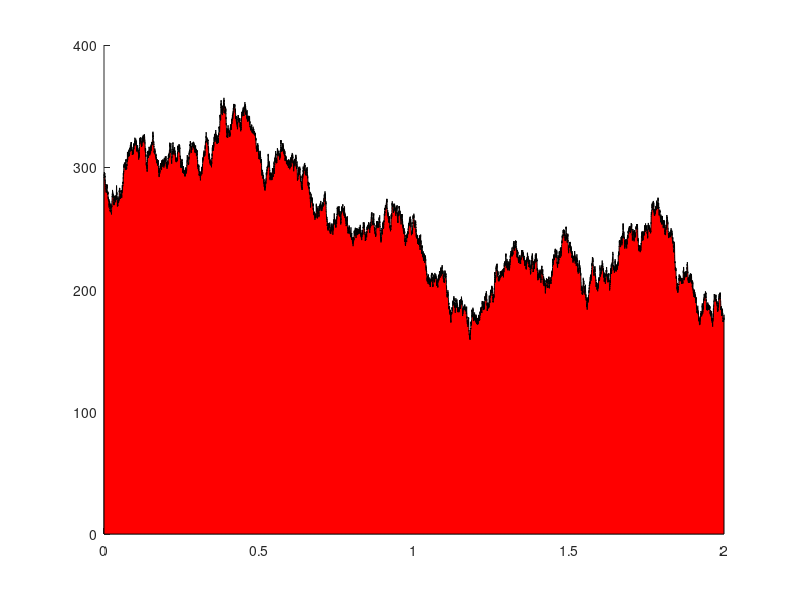

The MATLAB script that drew this image: (Note: this script raises an error after producing the figure.)
%% Overall Test for Monte Carlo Initialization
    clear all; close all; clc;


%% FLAGS
    FLAG.UseSingleMeasurement = 1;
        FLAG.MeasurementToUse = 3;
    
% Plots
    FLAG.PLOT.ANY         = 1;
    FLAG.PLOT.InputSignal = 0;
    FLAG.PLOT.NoisyPlant  = 0;
    FLAG.PLOT.AsyEst      = 1;
    FLAG.PLOT.VarEst      = 1;


%% Parameters
    % omega       = 2*pi/(3600*24); % GeoSynchronous
    R_0         = 1e-1; % Measurement Noise
    Q_0         = 1e0; % Process Noise
    Ts          = 1e-4;    % Sampling Rate
    Tswitch     = 10;   % Switching Time on PRBS
    PRBS_Amp    = 1;    % Amplitude of the PRBS signal
    IC_multiple = 1.2;    % What to multiply P_infty by for the initial P_k|k-1


%% ROM
%%%%%%%%%%%%%% Spacecraft, unstable in DT
    % A = [0          1         0  0
    %      3*omega^2  0         0  2*omega
    %      0          0         0  1
    %      0          -2*omega  0  0];
    % B = [0 0 
    %      1 0
    %      0 0 
    %      0 1];
    % 
    % C = [1 0 0 0
    %      0 0 1 0];
    % 
    % [N_outputs , N_states] = size(C);
    % [~         , N_inputs] = size(B);
    % 
    % D = zeros(N_outputs,N_inputs);

%%%%%%%%%%%%%% Problem 7.34, Unstable
    % A = [-2  1
    %       1  0];
    % B = [1
    %      0];
    % 
    % C = [1 2
    %      1 0
    %      0 1];
    % 
    % [N_outputs , N_states] = size(C);
    % [~         , N_inputs] = size(B);
    % 
    % D = zeros(N_outputs,N_inputs);

%%%%%%%%%%%%%% Problem 7.49, Unstable
    A = [-0.4    0  -0.01
            1    0      0
         -1.4  9.8  -0.02];
    B = [6.3
           0
         9.8];

    % C = [0 0 1];
    C = eye(3);

    [N_outputs , N_states] = size(C);
    [~         , N_inputs] = size(B);

    D = zeros(N_outputs,N_inputs);


%% Get Input Vector
    time = 0:Ts:2;
    N_time_steps = length(time);
    u_k = zeros(N_inputs , N_time_steps);

% Plot Time 
    if FLAG.PLOT.ANY && FLAG.PLOT.InputSignal
        figure
        plot(time,u_k,'LineWidth',2)
        xlabel('Time')
        ylabel('Input Thrust')
        title('Input Signal')
    end


%% Get DT ROM
    sys   = ss(A,B,C,D);
    sysDT = c2d(sys,Ts);

    % eigVal = eig(sysDT.A)


%% Initialize Q and R
% Process Noise
    Q = Q_0 * eye(N_states);
    
% Measurement Noise
    if FLAG.UseSingleMeasurement
        N_meas_outputs = 1;
        meas_vec = [FLAG.MeasurementToUse];
    else
        N_meas_outputs = N_outputs;
        meas_vec = (1:N_outputs)';
    end
    R = R_0 * eye(N_meas_outputs);
    
% Split the measured matrix
    C_meas = sysDT.C(meas_vec,:);


%% Get P_infty
    % [P_infty  ,~,~] =  dare(sysDT.A', sysDT.C', Q, R);
    % K_infty = P_infty*sysDT.C'*inv(sysDT.C*P_infty*sysDT.C' + R);
    [P_infty ,~,~] =  dare(sysDT.A', C_meas', Q, R);
    K_infty         = P_infty * C_meas' * inv(C_meas * P_infty * C_meas' + R);


%% Simulate Plant
% Noise vectors
    w_k = mvnrnd(zeros(1,N_states)       , Q , N_time_steps);   w_k = w_k';
    v_k = mvnrnd(zeros(1,N_meas_outputs) , R , N_time_steps);   v_k = v_k';

    % covar_p = data2Covar(w_k)
    % covar_m = data2Covar(v_k)
    % mean(w_k,2)
    % mean(v_k,2)

% Initialize Simulation Variables
    x_plant = nan(N_states , N_time_steps);
    x_plant(:,1) = zeros(N_states , 1);

% Simulate Plant
    for i = 1:N_time_steps-1
        x_plant(:,i+1) = sysDT.A * x_plant(:,i) + sysDT.B * u_k(:,i) + w_k(:,i);
    end

    y_plant      = sysDT.C * x_plant;
    y_plant_meas = y_plant(meas_vec,:) + v_k;

% Plot Outputs
    if FLAG.PLOT.ANY && FLAG.PLOT.NoisyPlant
        figure
        hold on
        for i = 1:N_meas_outputs
            plot(time,y_plant_meas(i,:),'LineWidth',2)
        end
        xlabel('Time (s)')
        ylabel('Output')
        title('Noisy Plant Results')
    end


%% Initialize Estimation
% Split the measured matrix
    C_meas = sysDT.C(meas_vec,:);

% Get inflated state error covariance
    P_0 = P_infty*IC_multiple;

% Get states initial distribution
    % rng('default')  % For reproducibility
    n = 1000;    
    x_distribution = mvnrnd( zeros(1,N_states) , P_0 , n ); 
    x_distribution = x_distribution'; 

% Choose a random state vector as x_IC
    idx_IC = randi(n,1,1);
    x_IC   = x_distribution(:,idx_IC);


%% Run Asymptotic Estimation
   x_asy     = zeros(N_states      ,N_time_steps);   % Estimator States
   x_asy_pre = zeros(N_states      ,N_time_steps);   % Estimator States predict phase
   y_tilde_k = zeros(N_meas_outputs,N_time_steps);   % Estimation Error 

   x_asy(:,1)     = x_IC;
   x_asy_pre(:,1) = x_IC;

   for i = 2:N_time_steps
        % Predict Phase
            x_asy_pre(:,i) = sysDT.A * x_asy(:,i-1) + sysDT.B * u_k(:,i-1);
    
        % Update (Correction) Phase
            y_tilde_k(:,i) = y_plant_meas(:,i) - ( C_meas  * x_asy_pre(:,i) );
            x_asy(:,i)     = x_asy_pre(:,i) + K_infty * y_tilde_k(:,i);
   end
   y_est_asy_pre = sysDT.C * x_asy_pre;
   y_est_asy     = sysDT.C * x_asy;


%% Run Variable Estimation
% Initialize
    x_var     = zeros(N_states                       ,N_time_steps); % Estimator States
    x_var_pre = zeros(N_states                       ,N_time_steps); % Estimator States predict phase
    y_tilde_k = zeros(N_meas_outputs                 ,N_time_steps); % Estimation Error
    S_k       = zeros(N_meas_outputs ,N_meas_outputs ,N_time_steps); % Error Covariance
    K_k       = zeros(N_states       ,N_meas_outputs ,N_time_steps); % Kalman Gains
    P_k       = zeros(N_states       ,N_states       ,N_time_steps); % Error Covariance
    P_k_pre   = zeros(N_states       ,N_states       ,N_time_steps); % Error Covariance predict phase
    
    P_k(:,:,1)     = P_0;
    P_k_pre(:,:,1) = P_0; 
    
    x_var(:,1)     = x_IC;
    x_var_pre(:,1) = x_IC;
    
% Run Estimation
    for i = 2:N_time_steps
    % Predict Phase
        x_var_pre(:,i) = sysDT.A * x_var(:,i-1)  +  sysDT.B * u_k(:,i-1);
        P_k_pre(:,:,i) = sysDT.A * P_k(:,:,i-1) * sysDT.A'  +  Q;
    
    % Update (Correction) Phase
        y_tilde_k(:,i) = y_plant_meas(:,i) - C_meas * x_var_pre(:,i);
        S_k(:,:,i)     = C_meas * P_k_pre(:,:,i) * C_meas' + R;
        K_k(:,:,i)     = P_k_pre(:,:,i) * C_meas' * inv(S_k(:,:,i));
        x_var(:,i)     = x_var_pre(:,i) + K_k(:,:,i) * y_tilde_k(:,i);
        P_k(:,:,i)     = (eye(N_states) - K_k(:,:,i) * C_meas) * P_k_pre(:,:,i);
    end
    y_est_var_pre = sysDT.C * x_var_pre;
    y_est_var     = sysDT.C * x_var;

    disp('Final P_k')
    % disp(num2str(P_k(:,:,end)))
    disp(num2str(P_k_pre(:,:,end)))
    disp(newline)
    disp('P_infty')
    disp(num2str(P_infty))

    disp(newline)
    disp('Final Post Meas P_k')
    disp(num2str(P_k(:,:,end)))
    disp(newline)
    disp('Post P_infty')
    P_infty_post = (eye(N_states) - K_infty * C_meas) * P_infty;
    disp(num2str(P_infty_post))


%% Perform Error Calculations
    error_abs_states_asy = abs(x_asy - x_plant);
    error_abs_states_var = abs(x_var - x_plant);
    
    error_abs_outputs_asy = abs(y_est_asy - y_plant);
    error_abs_outputs_var = abs(y_est_var - y_plant);

    error_states_asy = x_asy - x_plant;
    error_states_var = x_var - x_plant;
    
    error_outputs_asy = y_est_asy - y_plant;
    error_outputs_var = y_est_var - y_plant;

    start_idx = floor(N_time_steps*7/8);

    % covar_es_asy = data2Covar(error_states_asy(:,start_idx:end))
    % covar_es_var = data2Covar(error_states_var(:,start_idx:end))  
    % 
    % covar_eo_asy = data2Covar(error_outputs_asy(:,start_idx:end))
    % covar_eo_var = data2Covar(error_outputs_var(:,start_idx:end))

    for i = 1:N_time_steps
        for j = 1:N_states
            std_var(j,i) = P_k(j,j,i)^0.5;
        end
    end

    xconf      = [time               flip(time)];
    % yconf_1sig = [x_plant+  std_var  flip(x_plant-  std_var)];
    % yconf_2sig = [x_plant+2*std_var  flip(x_plant-2*std_var)];
    % yconf_3sig = [x_plant+3*std_var  flip(x_plant-3*std_var)];
    yconf_1sig = [x_plant+  std_var  zeros(3,length(x_plant))];
    yconf_2sig = [x_plant+2*std_var  zeros(3,length(x_plant))];
    yconf_3sig = [x_plant+3*std_var  zeros(3,length(x_plant))];


%% Plot Performance
if FLAG.PLOT.ANY
    % % Asymptotic Estimator performance
    % for i = 1:N_outputs
    %     figure
    %     hold on
    %     plot(time,y_est_asy(i,:),'ro','LineWidth',2,'DisplayName','Asymptotic')
    %     plot(time,y_plant(i,:)  ,'k-','LineWidth',2,'DisplayName','Plant')
    %     xlabel('Time')
    %     ylabel('Output')
    %     title('Compare Asymptotic Estimator to Plant')
    %     lgn = legend;
    % end
    % 
    % % Variable Estimator performance
    % for i = 1:N_outputs
    %     figure
    %     hold on
    %     plot(time,y_est_var(i,:),'go','LineWidth',2,'DisplayName','Variable')
    %     plot(time,y_plant(i,:)  ,'k-','LineWidth',2,'DisplayName','Plant')
    %     xlabel('Time')
    %     ylabel('Output')
    %     title('Compare Variable Estimator to Plant')
    %     lgn = legend;
    % end

    % % Both Estimator performance
    % for i = 1:N_outputs
    %     figure
    %     hold on
    %     plot(time,y_est_asy(i,:),'ro','LineWidth',2,'DisplayName','Asymptotic')
    %     plot(time,y_est_var(i,:),'go','LineWidth',2,'DisplayName','Variable')
    %     plot(time,y_plant(i,:)  ,'k-','LineWidth',2,'DisplayName','Plant')
    %     xlabel('Time')
    %     ylabel('Output')
    %     title('Compare Variable Estimator to Plant')
    %     lgn = legend;
    % end
    % 
    % % Absolute Value of the state error for Asymptotic
    % figure
    % hold on
    % plot(time(2:end),error_abs_states_asy(1,2:end),'r','LineWidth',2,'DisplayName','State 1')
    % plot(time(2:end),error_abs_states_asy(2,2:end),'b','LineWidth',2,'DisplayName','State 2')
    % plot(time(2:end),error_abs_states_asy(3,2:end),'g','LineWidth',2,'DisplayName','State 3')
    % xlabel('Time')
    % title('Asymptotic states error')
    % lgn = legend;
    % 
    % % Absolute Value of the state error for Variable
    % figure
    % hold on
    % plot(time(2:end),error_abs_states_var(1,2:end),'r','LineWidth',2,'DisplayName','State 1')
    % plot(time(2:end),error_abs_states_var(2,2:end),'b','LineWidth',2,'DisplayName','State 2')
    % plot(time(2:end),error_abs_states_var(3,2:end),'g','LineWidth',2,'DisplayName','State 3')
    % xlabel('Time')
    % title('Variable states error')
    % lgn = legend;

    % State Confidence Intervals for Variable Estimator
    for i = 1:N_states
        figure
        hold on
        p3 = fill(xconf , yconf_3sig(i,:),'r');
        p3.FaceColor = [1 0.8 0.8];      
        p3.EdgeColor = 'none'; 
        % p2 = fill(xconf , yconf_2sig(i,:),'b');
        % p2.FaceColor = [0.8 0.8 1];      
        % p2.EdgeColor = 'none'; 
        % p1 = fill(xconf , yconf_1sig(i,:),'k');
        % p1.FaceColor = [0.5 0.5 0.5];      
        % p1.EdgeColor = 'none'; 
        plot(time,error_abs_states_var(i,:),'r')
        xlabel('Time')
        ylabel('State Error')
        title(['State ' num2str(i) ' Absolute Error with 3\sigma CI'])
    end

end

%% Arrange Figures
FigArrange = 1;
if FigArrange == 1
    fig = gcf;
    NumFig = fig.Number;

    Ncol = 3;
    
    for i = 1:NumFig
        f = figure(i);
        k = mod(i-1,Ncol);
        row = mod(fix((i-1)/Ncol),2);
        if row == 0
            r = 575;
%             r = 540;
        elseif row == 1
            r = 62;
        end
        f.Position = [k*575+15 r 560 420];
    end
end
